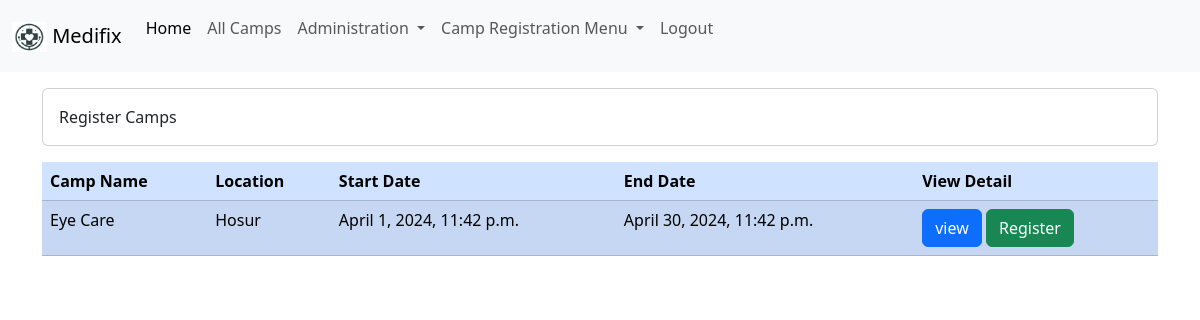
Page /all_camps/ (signed in) on the committed database.
### administration/models.py (models this page shows, shortened)
class camp_details(models.Model):
    camp_name = models.CharField(max_length=200,null=True)
    location = models.CharField(max_length=200, null=True)
    latitude = models.FloatField()
    longitude = models.FloatField()
    start_date_time = models.DateTimeField(blank=True, null=True)
    end_date_time = models.DateTimeField(blank=True, null=True)
    contact_website = models.URLField(max_length=200, null=True, blank=True)
    hospital_name = models.CharField(max_length=150,null=True, blank=True)
    club_name = models.CharField(max_length=150,null=True, blank=True)
    other = models.CharField(max_length = 150, null=True, blank=True)
    description = models.TextField(max_length = 3000, null=True)
    type_of_camp = models.CharField(max_length=30, null=True, choices=type_of_camp)
    cost = models.IntegerField(null=True, blank=True, default='0')
    total_camp_registrations = models.IntegerField()
    camp_register_active = models.BooleanField(default=False)
    registration = models.BooleanField(default=False)
    createdby = models.ForeignKey(User, on_delete=models.DO_NOTHING, null=True, blank=True)

### administration/views.py (the view)
# urls.py: path('all_camps/', views.all_camps, name='all_camps'),
@login_required
def all_camps(request):
    camps = camp_details.objects.filter(camp_register_active=True)
    user = request.user
    user_appointments = appointment.objects.filter(user_name=user)
    camp_appointments = {appointment.camp_name_id: appointment for appointment in user_appointments}
    context = {
        'camps': camps,
        'user_appointments': camp_appointments,
        'user': request.user,
    }
    return render(request, 'camp/all_camps.html', context)

### templates/camp/all_camps.html (shortened to what this page needs)
{% extends 'base.html' %}
{% load static %}
{% block content %}
<div class="pt-3"></div>
<div class="card">
    <div class="card-body">
        Register Camps
    </div>
</div>
<div class="pb-3"></div>
<table class="table table-hover table-primary table-striped">
    <thead>
        <tr>
            <th>Camp Name</th>
            <th>Location</th>
            <th>Start Date</th>
            <th>End Date</th>
            <th>View Detail</th>
        </tr>
    </thead>
    <tbody>
        {% for camp in camps %}
        <tr>
            <td>{{ camp.camp_name }}</td>
            <td>{{ camp.location }}</td>
            <td>{{ camp.start_date_time }}</td>
            <td>{{ camp.end_date_time }}</td>
            <td>
                <a href="{% url 'camp_details' camp.id %}" class="btn btn-primary">view</a>
                {% if camp.id in user_appointments %}
                    <a href="{% url 'view_campregistration_details' camp.id user.id %}" class="btn btn-primary">View Details</a>
                {% else %}
                    <a href="{% url 'register_appointment' camp.id %}" class="btn btn-success">Register</a>
                {% endif %}
            </td>
        </tr>
        {% empty %}
        <tr>
            <td style="color: red;" colspan="5" class="text-center">No data Avaliable</td>
        </tr>
        {% endfor %}
    </tbody>
</table>
{% endblock %}

### rows in the picture
camp_details: camp_name "Eye Care", location "Hosur", start_date_time "April 1, 2024, 11:42 p.m.", end_date_time "April 30, 2024, 11:42 p.m.", shows "Register"
